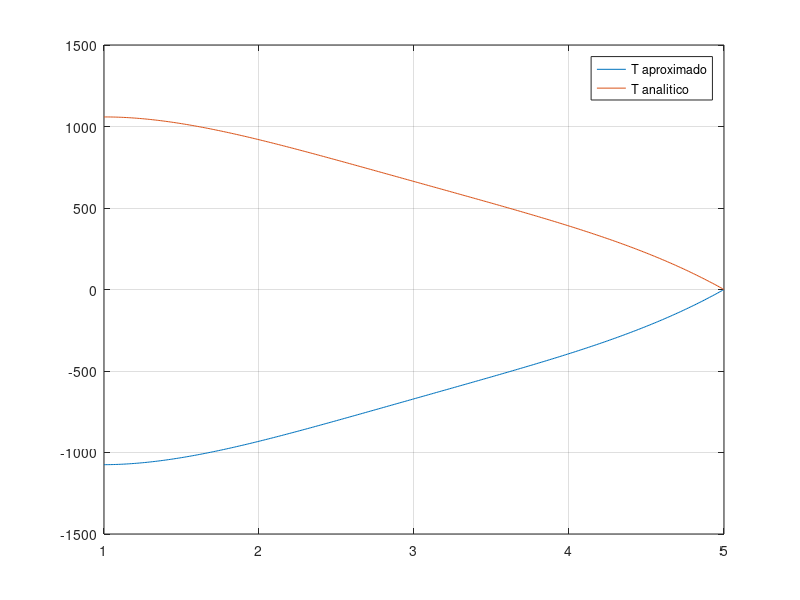

Write MATLAB code to recreate this figure.
#ejercicio 1 - b)
clc;
clear;
#---------DATOS--------
k=1;
h=1/96;#Cant de puntos que se quiere
L1=1;
L2=5;
x=L1:h:L2;
n=length(x);
Q= 100*((x(1:n-1)-3).^2);
K=zeros(n);
b=zeros(n,1);

#---------Diferencias centradas con nodo ficticio--------#
fila = [1 -2 1];
for i=2:(n-1)
  K(i,i-1:i+1)=fila;
end
K(1,1)=-2;
K(1,2)=2;
K(n,n)=1;

b(1:n-1)=-(-Q./k)*(h^2);
b(1)=b(1)+4*h;
b(n)=0;

T_ap=K\b;

T_an=@(y) (-25.*y.^4 +300.*y.^3 -1350.*y.^2 +1906.*y + 2345)/3

#-------GRAFICO
figure;
vec_x = linspace(L1,L2,n);
vec_y = T_an(vec_x);

plot(vec_x,T_ap,';T aproximado;');
hold on;
grid on;

plot(vec_x,vec_y,';T analitico;');
